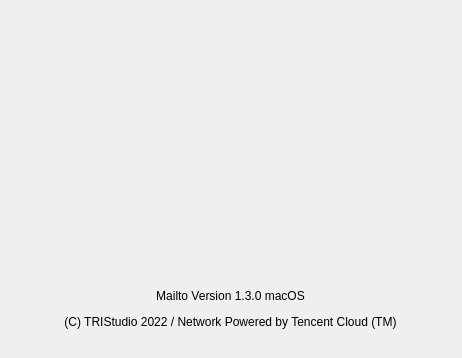
<?xml version="1.0" encoding="UTF-8"?>
<ui version="4.0">
 <class>WDPreferences</class>
 <widget class="QDialog" name="WDPreferences">
  <property name="geometry">
   <rect>
    <x>0</x>
    <y>0</y>
    <width>462</width>
    <height>358</height>
   </rect>
  </property>
  <property name="windowTitle">
   <string>偏好设置</string>
  </property>
  <widget class="QLabel" name="label">
   <property name="geometry">
    <rect>
     <x>20</x>
     <y>279</y>
     <width>421</width>
     <height>61</height>
    </rect>
   </property>
   <property name="text">
    <string>&lt;html&gt;&lt;head/&gt;&lt;body&gt;&lt;p&gt;Mailto Version 1.3.0 macOS&lt;/p&gt;&lt;p&gt;(C) TRIStudio 2022 / Network Powered by Tencent Cloud (TM)&lt;/p&gt;&lt;/body&gt;&lt;/html&gt;</string>
   </property>
   <property name="alignment">
    <set>Qt::AlignCenter</set>
   </property>
   <property name="wordWrap">
    <bool>true</bool>
   </property>
  </widget>
 </widget>
 <resources/>
 <connections/>
</ui>
